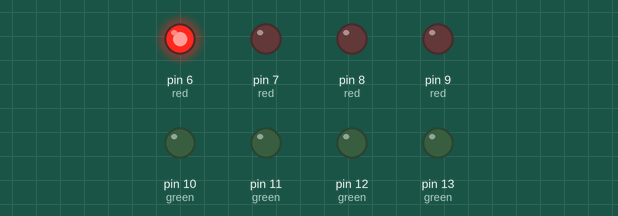
This sketch was run on a simulated Arduino Uno, built with avr-gcc and run on an emulated ATmega328P. On the bench: output pins drawn as LEDs (lit = HIGH).

Above: at 0.1 s.
At 1.1 s:
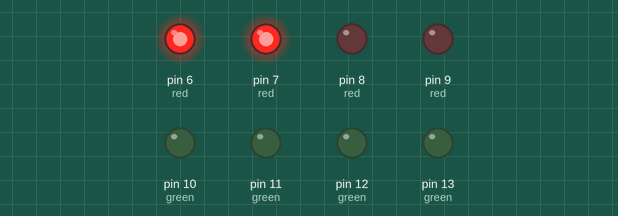
At 2.1 s:
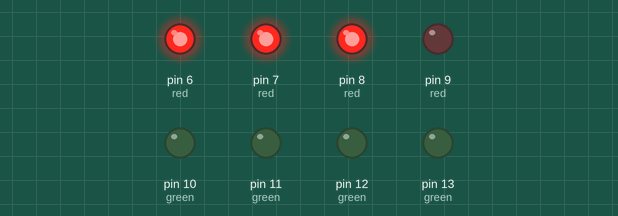
At 3.1 s:
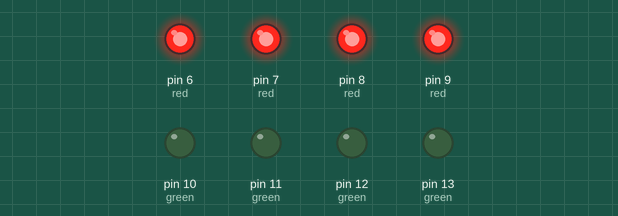
At 5.1 s:
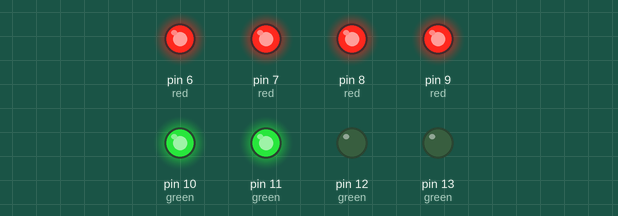
At 7.1 s:
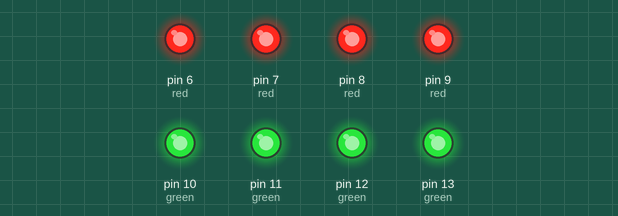
Timing chart, 0 to 8.6 s (numbered marks = the images above):
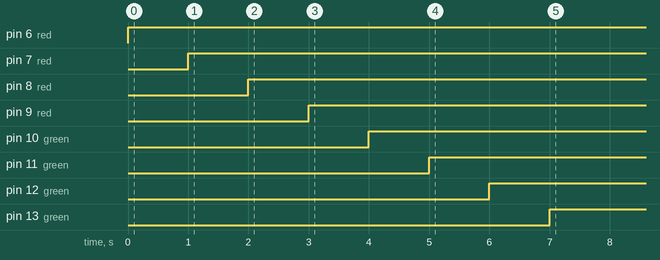

The sketch:

All_Signals_Test.ino
```cpp
void setup()
{
pinMode(2,INPUT);
pinMode(3,INPUT);
pinMode(4,INPUT);
pinMode(5,INPUT);
pinMode(6,OUTPUT);//red
pinMode(7,OUTPUT);//red
pinMode(8,OUTPUT);//red
pinMode(9,OUTPUT);//red
pinMode(10,OUTPUT);//green
pinMode(11,OUTPUT);//green
pinMode(12,OUTPUT);//green
pinMode(13,OUTPUT);//green

}

void loop()
{

  digitalWrite(6,HIGH);
   delay(1000);
  digitalWrite(7,HIGH);
   delay(1000);
  digitalWrite(8,HIGH);
   delay(1000);
  digitalWrite(9,HIGH);
   delay(1000);
  digitalWrite(10,HIGH);
   delay(1000);
  digitalWrite(11,HIGH);
   delay(1000);
  digitalWrite(12,HIGH);
   delay(1000);
  digitalWrite(13,HIGH);
   delay(1000);
}
```

Measured:
- by itself, pin 6 (red): LOW → HIGH at 0.00 s
- by itself, pin 7 (red): LOW → HIGH at 1.0 s
- by itself, pin 8 (red): LOW → HIGH at 2.0 s
- by itself, pin 9 (red): LOW → HIGH at 3.0 s
- by itself, pin 10 (green): LOW → HIGH at 4.0 s
- by itself, pin 11 (green): LOW → HIGH at 5.0 s
- by itself, pin 12 (green): LOW → HIGH at 6.0 s
- by itself, pin 13 (green): LOW → HIGH at 7.0 s
